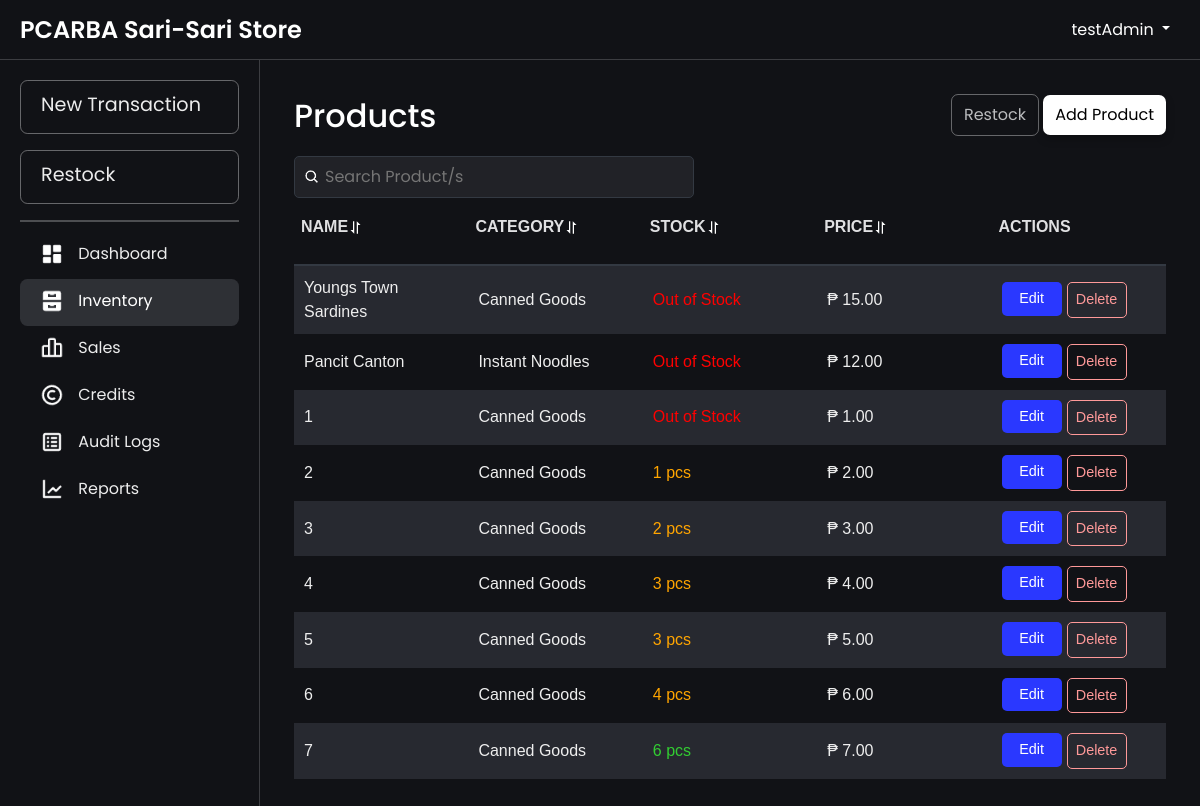
Page /inventory.php (signed in) on the committed database.
### tables this page shows
CREATE TABLE `products` (
  `productId` int(11) NOT NULL AUTO_INCREMENT,
  `productName` varchar(100) NOT NULL,
  `productCategory` varchar(100) NOT NULL,
  `unitPrice` decimal(10,2) NOT NULL,
  `categoryId` int(11) NOT NULL,
  `unit` enum('pcs','kg','L','pack','mL','doz','m') NOT NULL DEFAULT 'pcs',
  PRIMARY KEY (`productId`),
  KEY `categories_products` (`categoryId`),
  CONSTRAINT `categories_products` FOREIGN KEY (`categoryId`) REFERENCES `categories` (`categoryId`)
);

CREATE TABLE `categories` (
  `categoryId` int(11) NOT NULL AUTO_INCREMENT,
  `categoryName` varchar(40) DEFAULT NULL,
  PRIMARY KEY (`categoryId`)
);

### htdocs/inventory.php (the view, shortened to what this page needs)
<?php
include 'db.php';
function isProductReferencedInSaleItem($conn, $productId)
{
    $query = "SELECT COUNT(*) as count FROM sale_item WHERE productId = ?";
    $stmt = $conn->prepare($query);
    $stmt->bind_param("i", $productId);
    $stmt->execute();
    $result = $stmt->get_result();
    $row = $result->fetch_assoc();
    return $row['count'] > 0;
}
$query = "
    SELECT
        p.productId,
        p.productName,
        c.categoryName AS productCategory,
        p.unitPrice,
        COALESCE(SUM(b.quantity), 0) AS totalStock,
        p.unit
    FROM
        products p
    LEFT JOIN
        batchItem b ON p.productId = b.productId
    LEFT JOIN
        categories c ON p.categoryId = c.categoryId
    GROUP BY
        p.productId, p.productName, c.categoryName, p.unitPrice, p.unit
";
$result = $conn->query($query);
$products = $result->fetch_all(MYSQLI_ASSOC);
?>
<!DOCTYPE html>
<html lang="en">
<head>
    <link href="css/bootstrap.min.css" rel="stylesheet">
    <link rel="stylesheet" href="css/layer1.css">
</head>
<body>
    <?php include 'navbar.php'; ?>
    <div class="main-content fade-in">
        <div class="container">
            <div class="header-container">
                <h2>Products</h2>
                <div class="button">
                    <a href="restock.php" class="restock-button">Restock</a>
                    <a href="insertProduct.php" class="button-product">Add Product</a>
                </div>
                <div class="search-container">
                    <div class="search-wrapper">
                        <img src="images/search-icon.png" alt="Search" class="search-icon">
                        <input type="text" id="searchBar" placeholder="Search Product/s" onkeyup="filterProducts(); toggleClearIcon();">
                    </div>
                </div>
            </div>
            <div class="table-wrapper">
                <table id="productTable" data-sort-order="asc">
                    <thead>
                        <tr align="left">
                            <th onclick="sortTable(0)">Name<span class="sort-icon"><img src="images/sort.png" alt="sort"></span></th>
                            <th onclick="sortTable(1)">Category<span class="sort-icon"><img src="images/sort.png" alt="sort"></span></th>
                            <th onclick="sortTable(2)">Stock<span class="sort-icon"><img src="images/sort.png" alt="sort"></span></th>
                            <th onclick="sortTable(3)">Price<span class="sort-icon"><img src="images/sort.png" alt="sort"></span></th>
                            <th>Actions</th>
                        </tr>
                    </thead>
                    <tbody>
                        <?php if (empty($products)) { ?>
                            <tr>
                                <td colspan="5" style="text-align: center;">No products found. <a href="insertProduct.php">Stock a product</a>.</td>
                            </tr>
                        <?php } else { ?>
                            <?php foreach ($products as $product) {
                                $stockClass = '';
                                if ($product['totalStock'] == 0) {
                                    $stockClass = 'stock-out';
                                } elseif ($product['totalStock'] < 5) {
                                    $stockClass = 'stock-low';
                                } else {
                                    $stockClass = 'stock-good';
                                }
                                $isReferenced = isProductReferencedInSaleItem($conn, $product['productId']);
                            ?>
                                <tr>
                                    <td><?php echo htmlspecialchars($product['productName']); ?></td>
                                    <td><?php echo htmlspecialchars($product['productCategory']); ?></td>
                                    <td class="<?php echo $stockClass; ?>"><?php echo $product['totalStock'] == 0 ? 'Out of Stock' : htmlspecialchars($product['totalStock']) . (isset($product['unit']) ? ' ' . htmlspecialchars($product['unit']) : ''); ?></td>
                                    <td>₱ <?php echo number_format($product['unitPrice'], 2); ?></td>
                                    <td>
                                        <div class="action-buttons">
                                            <form method="post" style="display:inline;">
                                                <a href="editProduct.php?productName=<?php echo urlencode($product['productName']); ?>" class="btn-action btn-edit">
                                                    <span>Edit</span>
                                                </a>
                                            </form>
                                            <form method="post" style="display:inline;" onsubmit="return confirmDelete()">
                                                <button type="submit" name="delete_product" class="btn-action btn-delete" <?php echo $isReferenced ? 'disabled' : ''; ?>>
                                                    <span>Delete</span>
                                                </button>
                                            </form>
                                        </div>
                                    </td>
                                </tr>
                            <?php } ?>
                        <?php } ?>
                    </tbody>
                </table>
            </div>
        </div>
    </div>
</body>
</html>

### htdocs/css/layer1.css (style rules this page uses)
.fade-in { animation: fadeInAnimation ease .1s; -webkit-animation: fadeInAnimation ease 1s; -moz-animation: fadeInAnimation ease 1s; -o-animation: fadeInAnimation ease 1s; -ms-animation: fadeInAnimation ease 1s; }
body { background-color: rgb(17, 18, 22); font-family: "Poppins", serif; color: white; }

### htdocs/inventory.php (style rules this page uses)
.search-container { margin-top: 10px; display: flex; justify-content: space-between; align-items: center; gap: 10px; position: relative; width: 100%; }
.header-container { display: flex; align-items: center; flex-wrap: wrap; flex-direction: row; justify-content: space-between; position: relative; padding: 10px; }
.search-wrapper { display: flex; align-items: center; position: relative; width: 100%; max-width: 400px; }
.search-wrapper .search-icon { position: absolute; left: 10px; width: 16px; height: 16px; }
.search-wrapper input { padding: 8px 8px 8px 30px; width: 100%; border-radius: 5px; border: 1px solid #333942; background-color: rgba(33, 34, 39, 255); color: #f7f7f8; }
.table-wrapper { overflow-x: hidden; }
table { font-family: Arial, Helvetica, sans-serif; width: 90%; border-collapse: separate; border-spacing: 0 10px; table-layout: fixed; }
table thead { position: sticky; top: 0; z-index: 10; background-color: #1f1f1f; }
table tbody tr:nth-child(odd) { background-color: #272930; }
table tbody tr:nth-child(even) { background-color: rgb(17, 18, 22); }
table th, table td { text-wrap: auto; }
table th { padding: 7px; background-color: rgb(17, 18, 22); color: rgba(247, 247, 248, 0.9); font-weight: bold; text-transform: uppercase; font-size: 1rem; padding-bottom: 25px; }
table td { padding: 5px 10px; font-size: 1rem; color: #eee; margin: 0 5px; white-space: normal; overflow: hidden; text-overflow: ellipsis; word-wrap: break-word; }
table tr { background-color: transparent; }
.restock-button { display: inline-block; padding: 8px 12px; background: transparent; color: rgb(187, 188, 190); text-decoration: none; border-radius: 7px; border: 0.5px solid rgba(187, 188, 190, 0.5); transition: border-color 0.3s, color 0.3s; margin-bottom: 10px; }
.button-product { background: transparent; display: inline-block; padding: 8px 12px; background-color: rgb(255, 255, 255); color: #000; text-decoration: none; border-radius: 7px; box-shadow: 0 4px 8px rgba(0, 0, 0, 0.26); transition: all 0.3s ease; margin-bottom: 10px; }
.btn-action { text-decoration: none; padding: 6px 8px; font-size: 0.9rem; border-radius: 5px; transition: all 0.3s ease; display: inline-flex; align-items: center; justify-content: center; min-width: 60px; text-align: center; box-sizing: border-box; }
.btn-action span { display: inline; }
.btn-edit { background-color: rgb(42, 56, 255) !important; color: white !important; }
.btn-delete { border: 1px solid #ff3d3d !important; background-color: transparent !important; color: #ff3d3d !important; }
.btn-delete:disabled { border: 1px solid #ff9999 !important; color: #ff9999 !important; cursor: not-allowed; }
.action-buttons { display: flex; gap: 5px; }
th { cursor: pointer; }
th img { width: 15px; height: 15px; margin-right: 10px; }
.table-wrapper { height: 70vh; overflow-y: auto; position: relative; padding: 10px; padding-top: 0; }
#productTable { width: 100%; border-collapse: collapse; }
#productTable thead { position: sticky; top: 0; background: rgb(17, 18, 22); z-index: 10; }
#productTable th { background: rgb(17, 18, 22); border-bottom: 2px solid #333942; text-align: left; }
#productTable tbody { display: block; max-height: 65vh; }
#productTable tr { display: table; width: 100%; table-layout: fixed; }
#productTable td { padding: 10px 10px; font-size: 1rem; margin: 0 5px; width: 20%; }
.main-content { padding: 10px; height: 100vh; }
.stock-out { color: red; }
.stock-low { color: orange; }
.stock-good { color: limegreen; }

### htdocs/navbar.php (style rules this page uses)
html, body { margin: 0; padding: 0; width: 100%; height: 100%; overflow-x: hidden; }
body { display: grid; grid-template-rows: 60px 1fr; grid-template-columns: 260px 1fr; height: 100vh; overflow: hidden; margin: 0; }
.main-content { grid-row: 2 / -1; grid-column: 2 / -1; padding: 24px 24px; overflow-y: auto; transition: margin-left 0.3s; margin: 0; }
.container { width: 100%; padding: 0; margin: 0 auto; }

### rows in the picture
products: productName "Youngs Town Sardines", categoryId.categoryName "Canned Goods", shows "Out of Stock", unitPrice "15.00"
products: productName "Pancit Canton", categoryId.categoryName "Instant Noodles", shows "Out of Stock", unitPrice "12.00"
products: productName "1", categoryId.categoryName "Canned Goods", shows "Out of Stock", unitPrice "1.00"
products: productName "2", categoryId.categoryName "Canned Goods", totalStock "1", unit "pcs", unitPrice "2.00"
products: productName "3", categoryId.categoryName "Canned Goods", totalStock "2", unit "pcs", unitPrice "3.00"
products: productName "4", categoryId.categoryName "Canned Goods", totalStock "3", unit "pcs", unitPrice "4.00"
products: productName "5", categoryId.categoryName "Canned Goods", totalStock "3", unit "pcs", unitPrice "5.00"
products: productName "6", categoryId.categoryName "Canned Goods", totalStock "4", unit "pcs", unitPrice "6.00"
products: productName "7", categoryId.categoryName "Canned Goods", totalStock "6", unit "pcs", unitPrice "7.00"

### other values in the picture
$_SESSION['username'] "testAdmin"
